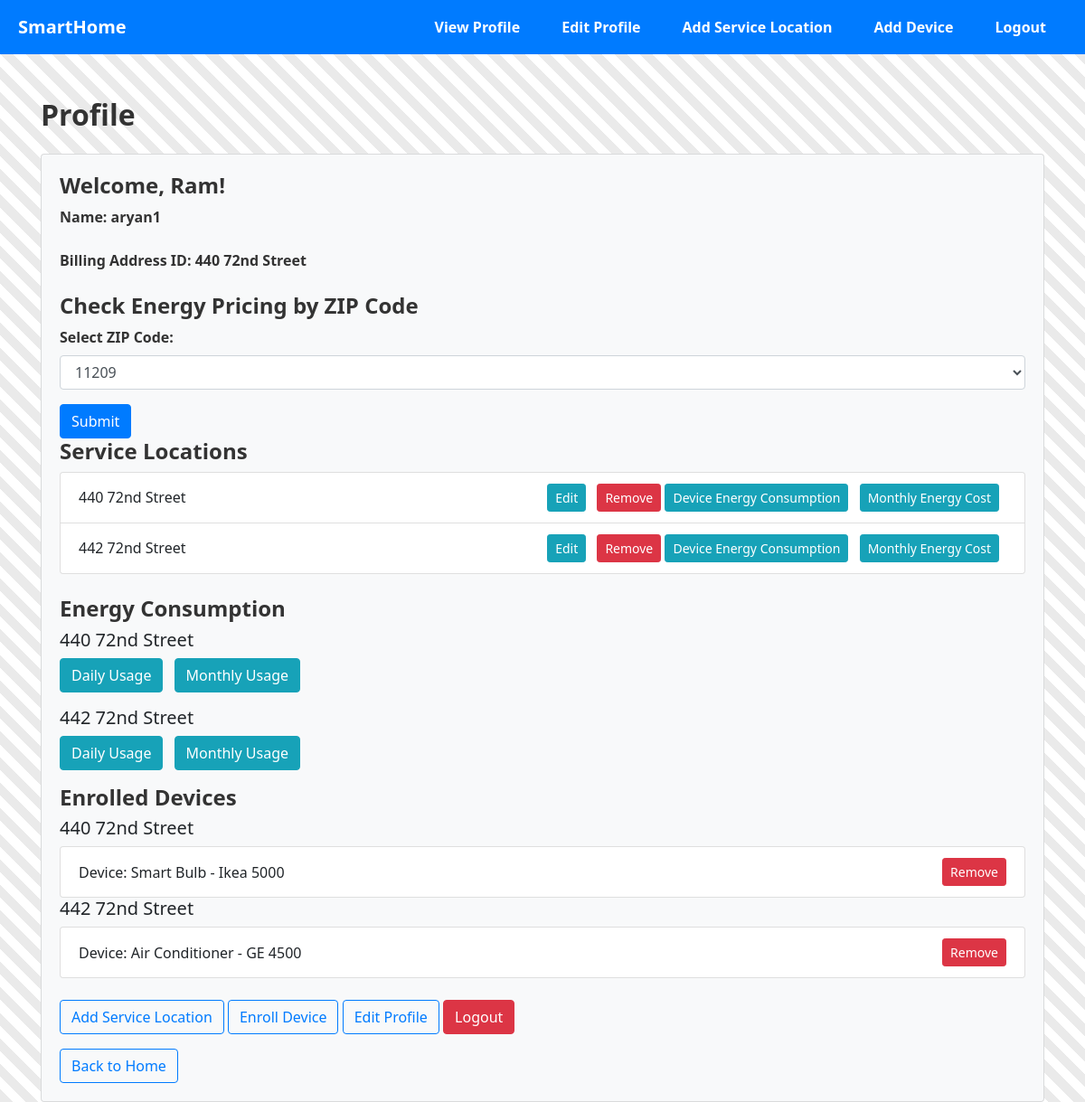
The app's page /profile (signed in) with its own data.
### app.py (models this page shows)
class User(db.Model):
    id = db.Column(db.Integer, primary_key=True)
    username = db.Column(db.String(50), unique=True, nullable=False)
    password = db.Column(db.String(60), nullable=False)
    name = db.Column(db.String(100), nullable=True)  # Add this line for the name field
    billing_address_id = db.Column(db.Integer, nullable=True)  # Add this line for the billing_address_id field
    service_locations = db.relationship('ServiceLocation', backref='user', lazy=True)
    zip_code = db.Column(db.String(10), nullable=False)

class ServiceLocation(db.Model):
    id = db.Column(db.Integer, primary_key=True)
    user_id = db.Column(db.Integer, db.ForeignKey('user.id'), nullable=False)
    address = db.Column(db.String(255), nullable=False)
    unit_number = db.Column(db.String(20), nullable=True)
    square_footage = db.Column(db.Integer, nullable=True)
    bedrooms = db.Column(db.Integer, nullable=True)
    occupants = db.Column(db.Integer, nullable=True)

class EnrolledDevice(db.Model):
    id = db.Column(db.Integer, primary_key=True)
    service_location_id = db.Column(db.Integer, db.ForeignKey('service_location.id'), nullable=False)
    model_id = db.Column(db.Integer, db.ForeignKey('device_model.id'), nullable=False)
    events = db.relationship('EventData', backref='enrolled_device', lazy=True)
    service_location = db.relationship('ServiceLocation', backref='enrolled_devices')

class DeviceModel(db.Model):
    id = db.Column(db.Integer, primary_key=True)
    type = db.Column(db.String(50), nullable=False)
    model_number = db.Column(db.String(50), nullable=False)
    enrolled_devices = db.relationship('EnrolledDevice', backref='device_model', lazy=True)

### app.py (the view)
@app.route('/profile')
def profile():
    if 'user_id' in session:
        user = User.query.get(session['user_id'])
        all_zip_codes = db.session.query(EnergyPrice.zip_code).distinct().all()
        all_zip_codes = [zip_code[0] for zip_code in all_zip_codes]
        return render_template('profile.html', user=user, all_zip_codes=all_zip_codes)
    else:
        return redirect(url_for('login'))

### templates/profile.html
{% extends 'base.html' %}
{% block content %}
    <div class="container mt-5" >
        <div class="content-card" >
            <h1 class="mb-4" style="font-weight: bold; font-size: 2em; color: #333;">Profile</h1>
            <div class="card bg-light">
                <div class="card-body" >
                    <h2 style="font-weight: bold; font-size: 1.5em; color: #333;">Welcome, {{ user.username }}!</h2>
                    <p class="mb-4" style="font-weight: bold; font-size: 1em; color: #333;">Name: {{ user.name }}</p>
                    <p class="mb-4" style="font-weight: bold; font-size: 1em; color: #333;">Billing Address ID: {{ user.billing_address_id }}</p>
                    <h3 style="font-weight: bold; font-size: 1.5em; color: #333;">Check Energy Pricing by ZIP Code</h3>
                    <form method="GET" action="{{ url_for('energy_price_zipcode') }}">
                        <div class="form-group">
                            <label for="zipCodeDropdown" style="font-weight: bold; font-size: 1em; color: #333;">Select ZIP Code:</label>
                            <select class="form-control" id="zipCodeDropdown" name="zip_code">
                                {% for zip_code in all_zip_codes %}
                                    <option value="{{ zip_code }}">{{ zip_code }}</option>
                                {% endfor %}
                            </select>
                        </div>
                        <button type="submit" class="btn btn-primary">Submit</button>
                    </form>
                    <h3 style="font-weight: bold; font-size: 1.5em; color: #333;">Service Locations</h3>
                    {% if user.service_locations %}
                        <ul class="list-group mb-4">
                            {% for service_location in user.service_locations %}
                                <li class="list-group-item d-flex justify-content-between align-items-center">
                                    {{ service_location.address }}
                                    <span>
                                        <a href="{{ url_for('edit_service_location', location_id=service_location.id) }}" class="btn btn-info btn-sm mr-2">Edit</a>
                                        <a href="{{ url_for('remove_service_location', location_id=service_location.id) }}" class="btn btn-danger btn-sm">Remove</a>
                                        <a href="{{ url_for('device_energy_consumption', service_location_id=service_location.id) }}" class="btn btn-info btn-sm mr-2">Device Energy Consumption</a>
                                        <a href="{{ url_for('monthly_energy_cost', service_location_id=service_location.id) }}" class="btn btn-info btn-sm mr-2">Monthly Energy Cost</a>
                                    </span>
                                </li>
                            {% endfor %}
                        </ul>
                    {% else %}
                        <p>No service locations found.</p>
                    {% endif %}
                    <h3 style="font-weight: bold; font-size: 1.5em; color: #333;">Energy Consumption</h3>
                    {% if user.service_locations %}
                        {% for service_location in user.service_locations %}
                            <div class="mb-3">
                                <h5>{{ service_location.address }}</h5>
                                <a href="{{ url_for('energy_consumption', service_location_id=service_location.id, time_resolution='day') }}" class="btn btn-info mr-2">Daily Usage</a>
                                <a href="{{ url_for('energy_consumption', service_location_id=service_location.id, time_resolution='month') }}" class="btn btn-info mr-2">Monthly Usage</a>
                            </div>
                        {% endfor %}
                    {% else %}
                        <p>No service locations found.</p>
                    {% endif %}
                    <h3 style="font-weight: bold; font-size: 1.5em; color: #333;">Enrolled Devices</h3>
                    {% if user.service_locations %}
                        <ul class="list-group mb-4">
                            {% for service_location in user.service_locations %}
                                <h5>{{ service_location.address }}</h5>
                                {% if service_location.enrolled_devices %}
                                    <ul class="list-group">
                                        {% for enrolled_device in service_location.enrolled_devices %}
                                            <li class="list-group-item d-flex justify-content-between align-items-center">
                                                Device: {{ enrolled_device.device_model.type }} - {{ enrolled_device.device_model.model_number }}
                                                <span>
                                                    <a href="{{ url_for('remove_enrolled_device', device_id=enrolled_device.id) }}" class="btn btn-danger btn-sm">Remove</a>
                                                </span>
                                            </li>
                                        {% endfor %}
                                    </ul>
                                {% else %}
                                    <p>No enrolled devices for this service location.</p>
                                {% endif %}
                            {% endfor %}
                        </ul>
                    {% else %}
                        <p>No service locations found.</p>
                    {% endif %}
                    <div class="mb-3">
                        <a href="{{ url_for('add_service_location') }}" class="btn btn-outline-primary">Add Service Location</a>
                        <a href="{{ url_for('enroll_device') }}" class="btn btn-outline-primary">Enroll Device</a>
                        <a href="{{ url_for('edit_profile') }}" class="btn btn-outline-primary">Edit Profile</a>
                        <a href="{{ url_for('logout') }}" class="btn btn-danger">Logout</a>
                    </div>
                    <a href="{{ url_for('index') }}" class="btn btn-outline-primary">Back to Home</a>
                </div>
            </div>
        </div>
    </div>
{% endblock %}

### templates/base.html (style rules this page uses)
body { font-family: 'Segoe UI', Tahoma, Geneva, Verdana, sans-serif; background-color: #f8f9fa; margin: 0; padding: 0; background: repeating-linear-gradient(45deg, #eaeaea, #eaeaea 10px, transparent 10px, transparent 20px); }

### records on screen
User: username "Ram", name "aryan1", billing_address_id "440 72nd Street"
ServiceLocation: address "440 72nd Street"
ServiceLocation: address "442 72nd Street"
EnrolledDevice: device_model.type "Smart Bulb", device_model.model_number "Ikea 5000"
EnrolledDevice: device_model.type "Air Conditioner", device_model.model_number "GE 4500"

### other values on screen
form field zip_code "11209"
